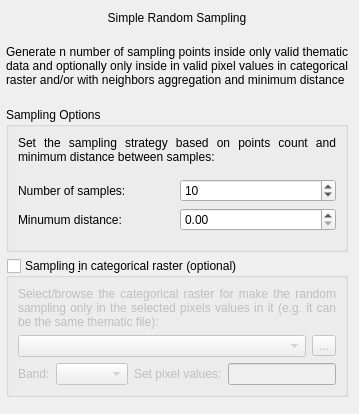
              <widget class="QWidget" name="tab_SimpleRandomSampling">
               <attribute name="title">
                <string>Simple Random Sampling</string>
               </attribute>
               <layout class="QVBoxLayout" name="verticalLayout_4">
                <property name="leftMargin">
                 <number>6</number>
                </property>
                <item>
                 <widget class="QWidget" name="widget_RandomSampling" native="true">
                  <layout class="QVBoxLayout" name="verticalLayout_14">
                   <property name="leftMargin">
                    <number>0</number>
                   </property>
                   <property name="topMargin">
                    <number>0</number>
                   </property>
                   <property name="rightMargin">
                    <number>0</number>
                   </property>
                   <property name="bottomMargin">
                    <number>0</number>
                   </property>
                   <item>
                    <widget class="QLabel" name="label_10">
                     <property name="text">
                      <string>Simple Random Sampling
</string>
                     </property>
                     <property name="alignment">
                      <set>Qt::AlignCenter</set>
                     </property>
                    </widget>
                   </item>
                   <item>
                    <widget class="QLabel" name="label_8">
                     <property name="text">
                      <string>Generate n number of sampling points inside only valid thematic data and optionally only inside in valid pixel values in categorical raster and/or with neighbors aggregation and minimum distance
</string>
                     </property>
                     <property name="alignment">
                      <set>Qt::AlignJustify|Qt::AlignVCenter</set>
                     </property>
                     <property name="wordWrap">
                      <bool>true</bool>
                     </property>
                    </widget>
                   </item>
                   <item>
                    <widget class="QGroupBox" name="QGBox_4">
                     <property name="title">
                      <string>Sampling Options</string>
                     </property>
                     <layout class="QVBoxLayout" name="verticalLayout_20">
                      <item>
                       <widget class="QLabel" name="label_5">
                        <property name="text">
                         <string>Set the sampling strategy based on points count and minimum distance between samples:</string>
                        </property>
                        <property name="alignment">
                         <set>Qt::AlignJustify|Qt::AlignVCenter</set>
                        </property>
                        <property name="wordWrap">
                         <bool>true</bool>
                        </property>
                       </widget>
                      </item>
                      <item>
                       <widget class="QWidget" name="widget" native="true">
                        <layout class="QGridLayout" name="gridLayout_2">
                         <property name="leftMargin">
                          <number>0</number>
                         </property>
                         <property name="rightMargin">
                          <number>0</number>
                         </property>
                         <item row="0" column="0">
                          <widget class="QLabel" name="label_15">
                           <property name="text">
                            <string>Number of samples:</string>
                           </property>
                          </widget>
                         </item>
                         <item row="0" column="1">
                          <widget class="QSpinBox" name="numberOfSamples_SimpRS">
                           <property name="minimum">
                            <number>1</number>
                           </property>
                           <property name="maximum">
                            <number>999999</number>
                           </property>
                           <property name="value">
                            <number>10</number>
                           </property>
                          </widget>
                         </item>
                         <item row="1" column="0">
                          <widget class="QLabel" name="label_14">
                           <property name="text">
                            <string>Minumum distance:</string>
                           </property>
                          </widget>
                         </item>
                         <item row="1" column="1">
                          <widget class="QDoubleSpinBox" name="minDistance_SimpRS"/>
                         </item>
                        </layout>
                       </widget>
                      </item>
                     </layout>
                    </widget>
                   </item>
                   <item>
                    <widget class="QGroupBox" name="QGBox_SimpRSwithCR">
                     <property name="title">
                      <string>Sampling &amp;in categorical raster (optional)</string>
                     </property>
                     <property name="checkable">
                      <bool>true</bool>
                     </property>
                     <property name="checked">
                      <bool>false</bool>
                     </property>
                     <layout class="QVBoxLayout" name="verticalLayout_16">
                      <item>
                       <widget class="QWidget" name="widget_SimpRSwithCR" native="true">
                        <layout class="QVBoxLayout" name="verticalLayout_15">
                         <property name="leftMargin">
                          <number>0</number>
                         </property>
                         <property name="topMargin">
                          <number>0</number>
                         </property>
                         <property name="rightMargin">
                          <number>0</number>
                         </property>
                         <property name="bottomMargin">
                          <number>0</number>
                         </property>
                         <item>
                          <widget class="QLabel" name="label_12">
                           <property name="text">
                            <string>Select/browse the categorical raster for make the random sampling only in the selected pixels values in it (e.g. it can be the same thematic file):</string>
                           </property>
                           <property name="alignment">
                            <set>Qt::AlignJustify|Qt::AlignVCenter</set>
                           </property>
                           <property name="wordWrap">
                            <bool>true</bool>
                           </property>
                          </widget>
                         </item>
                         <item>
                          <widget class="QWidget" name="widget_24" native="true">
                           <layout class="QHBoxLayout" name="horizontalLayout_23">
                            <property name="leftMargin">
                             <number>0</number>
                            </property>
                            <property name="topMargin">
                             <number>0</number>
                            </property>
                            <property name="rightMargin">
                             <number>0</number>
                            </property>
                            <property name="bottomMargin">
                             <number>0</number>
                            </property>
                            <item>
                             <widget class="QgsMapLayerComboBox" name="QCBox_CategRaster_SimpRS">
                              <property name="sizePolicy">
                               <sizepolicy hsizetype="Ignored" vsizetype="Fixed">
                                <horstretch>0</horstretch>
                                <verstretch>0</verstretch>
                               </sizepolicy>
                              </property>
                              <property name="focusPolicy">
                               <enum>Qt::StrongFocus</enum>
                              </property>
                              <property name="editable">
                               <bool>false</bool>
                              </property>
                              <property name="allowEmptyLayer">
                               <bool>true</bool>
                              </property>
                             </widget>
                            </item>
                            <item>
                             <widget class="QToolButton" name="QPBtn_browseCategRaster_SimpRS">
                              <property name="text">
                               <string>...</string>
                              </property>
                             </widget>
                            </item>
                           </layout>
                          </widget>
                         </item>
                         <item>
                          <widget class="QWidget" name="widget_6" native="true">
                           <layout class="QHBoxLayout" name="horizontalLayout_4">
                            <property name="leftMargin">
                             <number>0</number>
                            </property>
                            <property name="topMargin">
                             <number>0</number>
                            </property>
                            <property name="rightMargin">
                             <number>0</number>
                            </property>
                            <property name="bottomMargin">
                             <number>0</number>
                            </property>
                            <item>
                             <widget class="QLabel" name="label_27">
                              <property name="text">
                               <string>Band:</string>
                              </property>
                             </widget>
                            </item>
                            <item>
                             <widget class="QComboBox" name="QCBox_band_CategRaster_SimpRS"/>
                            </item>
                            <item>
                             <widget class="QLabel" name="label_13">
                              <property name="text">
                               <string>Set pixel values:</string>
                              </property>
                             </widget>
                            </item>
                            <item>
                             <widget class="QLineEdit" name="pixelsValuesCategRaster">
                              <property name="toolTip">
                               <string>Enter multiple pixel values separated by comma</string>
                              </property>
                             </widget>
                            </item>
                           </layout>
                          </widget>
                         </item>
                        </layout>
                       </widget>
                      </item>
                     </layout>
                    </widget>
                   </item>
                  </layout>
                 </widget>
                </item>
                <item>
                 <widget class="GenerateSamplingWidget" name="widget_generate_SimpRS" native="true"/>
                </item>
                <item>
                 <spacer name="verticalSpacer_3">
                  <property name="orientation">
                   <enum>Qt::Vertical</enum>
                  </property>
                  <property name="sizeHint" stdset="0">
                   <size>
                    <width>20</width>
                    <height>0</height>
                   </size>
                  </property>
                 </spacer>
                </item>
               </layout>
              </widget>
